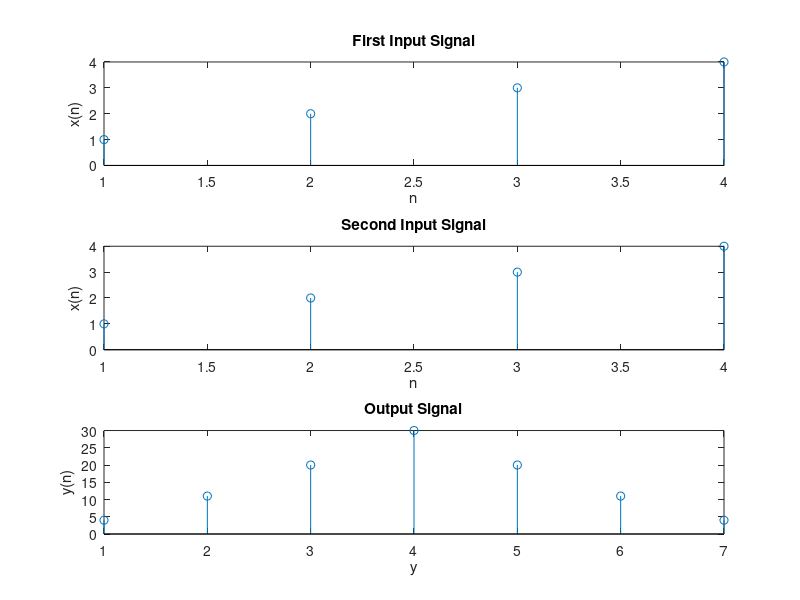

This chart was generated by the following MATLAB code:
%(b)x(n)=[1 2 3 4]

%Auto correlation

%first input signal
n=[1 2 3 4];
subplot(3,1,1);
stem(n);
xlabel('n');
ylabel('x(n)');
title('First Input Signal');

%second input signal
subplot(3,1,2);
stem(n);
xlabel('n');
ylabel('x(n)');
title('Second Input Signal');


%auto correlation function
%y(n)=[4 11 20 30 18 11 4]
a=xcorr(n,n);
subplot(3,1,3);
stem(a);
xlabel('y');
ylabel('y(n)');
title('Output Signal');
